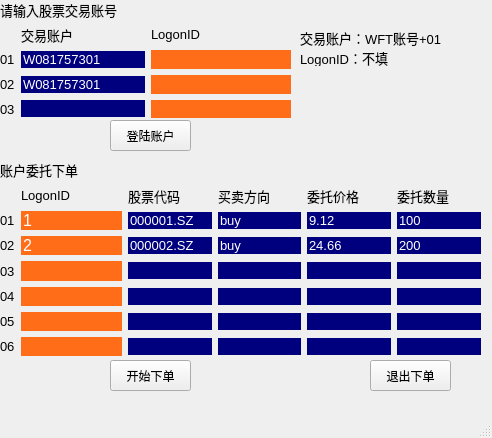
<?xml version="1.0" encoding="UTF-8"?>
<ui version="4.0">
 <class>MainWindow</class>
 <widget class="QMainWindow" name="MainWindow">
  <property name="geometry">
   <rect>
    <x>0</x>
    <y>0</y>
    <width>492</width>
    <height>438</height>
   </rect>
  </property>
  <property name="windowTitle">
   <string>MainWindow</string>
  </property>
  <widget class="QWidget" name="centralwidget">
   <widget class="QPushButton" name="torder">
    <property name="geometry">
     <rect>
      <x>110</x>
      <y>360</y>
      <width>81</width>
      <height>31</height>
     </rect>
    </property>
    <property name="text">
     <string>开始下单</string>
    </property>
   </widget>
   <widget class="QPushButton" name="quit">
    <property name="enabled">
     <bool>true</bool>
    </property>
    <property name="geometry">
     <rect>
      <x>370</x>
      <y>360</y>
      <width>81</width>
      <height>31</height>
     </rect>
    </property>
    <property name="cursor">
     <cursorShape>ArrowCursor</cursorShape>
    </property>
    <property name="text">
     <string>退出下单</string>
    </property>
   </widget>
   <widget class="QLineEdit" name="ask2Edit_2">
    <property name="enabled">
     <bool>true</bool>
    </property>
    <property name="geometry">
     <rect>
      <x>1110</x>
      <y>201</y>
      <width>134</width>
      <height>18</height>
     </rect>
    </property>
    <property name="font">
     <font>
      <family>Arial</family>
      <pointsize>10</pointsize>
      <weight>50</weight>
      <bold>false</bold>
     </font>
    </property>
    <property name="styleSheet">
     <string notr="true">color: rgb(255, 255, 255);
background-color: rgb(0, 0, 127);</string>
    </property>
    <property name="frame">
     <bool>false</bool>
    </property>
   </widget>
   <widget class="QWidget" name="layoutWidget">
    <property name="geometry">
     <rect>
      <x>0</x>
      <y>160</y>
      <width>481</width>
      <height>196</height>
     </rect>
    </property>
    <layout class="QGridLayout" name="gridLayout">
     <item row="4" column="4">
      <widget class="QLineEdit" name="label2_3">
       <property name="enabled">
        <bool>true</bool>
       </property>
       <property name="font">
        <font>
         <family>Arial</family>
         <pointsize>10</pointsize>
         <weight>50</weight>
         <bold>false</bold>
        </font>
       </property>
       <property name="styleSheet">
        <string notr="true">color: rgb(255, 255, 255);
background-color: rgb(0, 0, 127);</string>
       </property>
       <property name="frame">
        <bool>false</bool>
       </property>
      </widget>
     </item>
     <item row="4" column="2">
      <widget class="QLineEdit" name="label2_1">
       <property name="enabled">
        <bool>true</bool>
       </property>
       <property name="font">
        <font>
         <family>Arial</family>
         <pointsize>10</pointsize>
         <weight>50</weight>
         <bold>false</bold>
        </font>
       </property>
       <property name="styleSheet">
        <string notr="true">color: rgb(255, 255, 255);
background-color: rgb(0, 0, 127);</string>
       </property>
       <property name="frame">
        <bool>false</bool>
       </property>
      </widget>
     </item>
     <item row="5" column="1">
      <widget class="QLineEdit" name="label3_0">
       <property name="font">
        <font>
         <family>Arial</family>
         <pointsize>12</pointsize>
        </font>
       </property>
       <property name="styleSheet">
        <string notr="true">background-color: rgb(255, 109, 24);
color: rgb(255, 255, 255);</string>
       </property>
       <property name="text">
        <string/>
       </property>
       <property name="frame">
        <bool>false</bool>
       </property>
      </widget>
     </item>
     <item row="7" column="1">
      <widget class="QLineEdit" name="label5_0">
       <property name="font">
        <font>
         <family>Arial</family>
         <pointsize>12</pointsize>
        </font>
       </property>
       <property name="styleSheet">
        <string notr="true">background-color: rgb(255, 109, 24);
color: rgb(255, 255, 255);</string>
       </property>
       <property name="text">
        <string/>
       </property>
       <property name="frame">
        <bool>false</bool>
       </property>
      </widget>
     </item>
     <item row="4" column="1">
      <widget class="QLineEdit" name="label2_0">
       <property name="font">
        <font>
         <family>Arial</family>
         <pointsize>12</pointsize>
        </font>
       </property>
       <property name="styleSheet">
        <string notr="true">background-color: rgb(255, 109, 24);
color: rgb(255, 255, 255);</string>
       </property>
       <property name="text">
        <string/>
       </property>
       <property name="frame">
        <bool>false</bool>
       </property>
      </widget>
     </item>
     <item row="4" column="0">
      <widget class="QLabel" name="colLabel3">
       <property name="font">
        <font>
         <family>Arial</family>
         <pointsize>10</pointsize>
        </font>
       </property>
       <property name="text">
        <string>03</string>
       </property>
       <property name="buddy">
        <cstring>label1_0</cstring>
       </property>
      </widget>
     </item>
     <item row="5" column="0">
      <widget class="QLabel" name="colLabel4">
       <property name="font">
        <font>
         <family>Arial</family>
         <pointsize>10</pointsize>
        </font>
       </property>
       <property name="text">
        <string>04</string>
       </property>
       <property name="buddy">
        <cstring>label1_0</cstring>
       </property>
      </widget>
     </item>
     <item row="6" column="1">
      <widget class="QLineEdit" name="label4_0">
       <property name="font">
        <font>
         <family>Arial</family>
         <pointsize>12</pointsize>
        </font>
       </property>
       <property name="styleSheet">
        <string notr="true">background-color: rgb(255, 109, 24);
color: rgb(255, 255, 255);</string>
       </property>
       <property name="text">
        <string/>
       </property>
       <property name="frame">
        <bool>false</bool>
       </property>
      </widget>
     </item>
     <item row="6" column="0">
      <widget class="QLabel" name="colLabel5">
       <property name="font">
        <font>
         <family>Arial</family>
         <pointsize>10</pointsize>
        </font>
       </property>
       <property name="text">
        <string>05</string>
       </property>
       <property name="buddy">
        <cstring>label3_0</cstring>
       </property>
      </widget>
     </item>
     <item row="2" column="3">
      <widget class="QLineEdit" name="label0_2">
       <property name="enabled">
        <bool>true</bool>
       </property>
       <property name="font">
        <font>
         <family>Arial</family>
         <pointsize>10</pointsize>
         <weight>50</weight>
         <bold>false</bold>
        </font>
       </property>
       <property name="styleSheet">
        <string notr="true">color: rgb(255, 255, 255);
background-color: rgb(0, 0, 127);</string>
       </property>
       <property name="text">
        <string>buy</string>
       </property>
       <property name="frame">
        <bool>false</bool>
       </property>
      </widget>
     </item>
     <item row="2" column="0">
      <widget class="QLabel" name="colLabel1">
       <property name="font">
        <font>
         <family>Arial</family>
         <pointsize>10</pointsize>
        </font>
       </property>
       <property name="text">
        <string>01</string>
       </property>
       <property name="buddy">
        <cstring>label1_0</cstring>
       </property>
      </widget>
     </item>
     <item row="7" column="5">
      <widget class="QLineEdit" name="slabel5_4">
       <property name="enabled">
        <bool>true</bool>
       </property>
       <property name="font">
        <font>
         <family>Arial</family>
         <pointsize>10</pointsize>
         <weight>50</weight>
         <bold>false</bold>
        </font>
       </property>
       <property name="styleSheet">
        <string notr="true">color: rgb(255, 255, 255);
background-color: rgb(0, 0, 127);</string>
       </property>
       <property name="frame">
        <bool>false</bool>
       </property>
      </widget>
     </item>
     <item row="2" column="5">
      <widget class="QLineEdit" name="label0_4">
       <property name="enabled">
        <bool>true</bool>
       </property>
       <property name="font">
        <font>
         <family>Arial</family>
         <pointsize>10</pointsize>
         <weight>50</weight>
         <bold>false</bold>
        </font>
       </property>
       <property name="styleSheet">
        <string notr="true">color: rgb(255, 255, 255);
background-color: rgb(0, 0, 127);</string>
       </property>
       <property name="text">
        <string>100</string>
       </property>
       <property name="frame">
        <bool>false</bool>
       </property>
      </widget>
     </item>
     <item row="7" column="4">
      <widget class="QLineEdit" name="label5_3">
       <property name="enabled">
        <bool>true</bool>
       </property>
       <property name="font">
        <font>
         <family>Arial</family>
         <pointsize>10</pointsize>
         <weight>50</weight>
         <bold>false</bold>
        </font>
       </property>
       <property name="styleSheet">
        <string notr="true">color: rgb(255, 255, 255);
background-color: rgb(0, 0, 127);</string>
       </property>
       <property name="frame">
        <bool>false</bool>
       </property>
      </widget>
     </item>
     <item row="2" column="4">
      <widget class="QLineEdit" name="label0_3">
       <property name="enabled">
        <bool>true</bool>
       </property>
       <property name="font">
        <font>
         <family>Arial</family>
         <pointsize>10</pointsize>
         <weight>50</weight>
         <bold>false</bold>
        </font>
       </property>
       <property name="styleSheet">
        <string notr="true">color: rgb(255, 255, 255);
background-color: rgb(0, 0, 127);</string>
       </property>
       <property name="text">
        <string>9.12</string>
       </property>
       <property name="frame">
        <bool>false</bool>
       </property>
      </widget>
     </item>
     <item row="7" column="0">
      <widget class="QLabel" name="colLabel6">
       <property name="font">
        <font>
         <family>Arial</family>
         <pointsize>10</pointsize>
        </font>
       </property>
       <property name="text">
        <string>06</string>
       </property>
      </widget>
     </item>
     <item row="4" column="5">
      <widget class="QLineEdit" name="label2_4">
       <property name="enabled">
        <bool>true</bool>
       </property>
       <property name="font">
        <font>
         <family>Arial</family>
         <pointsize>10</pointsize>
         <weight>50</weight>
         <bold>false</bold>
        </font>
       </property>
       <property name="styleSheet">
        <string notr="true">color: rgb(255, 255, 255);
background-color: rgb(0, 0, 127);</string>
       </property>
       <property name="frame">
        <bool>false</bool>
       </property>
      </widget>
     </item>
     <item row="4" column="3">
      <widget class="QLineEdit" name="label2_2">
       <property name="enabled">
        <bool>true</bool>
       </property>
       <property name="font">
        <font>
         <family>Arial</family>
         <pointsize>10</pointsize>
         <weight>50</weight>
         <bold>false</bold>
        </font>
       </property>
       <property name="styleSheet">
        <string notr="true">color: rgb(255, 255, 255);
background-color: rgb(0, 0, 127);</string>
       </property>
       <property name="frame">
        <bool>false</bool>
       </property>
      </widget>
     </item>
     <item row="3" column="1">
      <widget class="QLineEdit" name="label1_0">
       <property name="font">
        <font>
         <family>Arial</family>
         <pointsize>12</pointsize>
        </font>
       </property>
       <property name="styleSheet">
        <string notr="true">background-color: rgb(255, 109, 24);
color: rgb(255, 255, 255);</string>
       </property>
       <property name="text">
        <string>2</string>
       </property>
       <property name="frame">
        <bool>false</bool>
       </property>
      </widget>
     </item>
     <item row="3" column="0">
      <widget class="QLabel" name="colLabel2">
       <property name="font">
        <font>
         <family>Arial</family>
         <pointsize>10</pointsize>
        </font>
       </property>
       <property name="text">
        <string>02</string>
       </property>
       <property name="buddy">
        <cstring>label1_0</cstring>
       </property>
      </widget>
     </item>
     <item row="3" column="2">
      <widget class="QLineEdit" name="label1_1">
       <property name="enabled">
        <bool>true</bool>
       </property>
       <property name="font">
        <font>
         <family>Arial</family>
         <pointsize>10</pointsize>
         <weight>50</weight>
         <bold>false</bold>
        </font>
       </property>
       <property name="styleSheet">
        <string notr="true">color: rgb(255, 255, 255);
background-color: rgb(0, 0, 127);</string>
       </property>
       <property name="text">
        <string>000002.SZ</string>
       </property>
       <property name="frame">
        <bool>false</bool>
       </property>
      </widget>
     </item>
     <item row="3" column="3">
      <widget class="QLineEdit" name="label1_2">
       <property name="enabled">
        <bool>true</bool>
       </property>
       <property name="font">
        <font>
         <family>Arial</family>
         <pointsize>10</pointsize>
         <weight>50</weight>
         <bold>false</bold>
        </font>
       </property>
       <property name="styleSheet">
        <string notr="true">color: rgb(255, 255, 255);
background-color: rgb(0, 0, 127);</string>
       </property>
       <property name="text">
        <string>buy</string>
       </property>
       <property name="frame">
        <bool>false</bool>
       </property>
      </widget>
     </item>
     <item row="3" column="4">
      <widget class="QLineEdit" name="label1_3">
       <property name="enabled">
        <bool>true</bool>
       </property>
       <property name="font">
        <font>
         <family>Arial</family>
         <pointsize>10</pointsize>
         <weight>50</weight>
         <bold>false</bold>
        </font>
       </property>
       <property name="styleSheet">
        <string notr="true">color: rgb(255, 255, 255);
background-color: rgb(0, 0, 127);</string>
       </property>
       <property name="text">
        <string>24.66</string>
       </property>
       <property name="frame">
        <bool>false</bool>
       </property>
      </widget>
     </item>
     <item row="3" column="5">
      <widget class="QLineEdit" name="label1_4">
       <property name="enabled">
        <bool>true</bool>
       </property>
       <property name="font">
        <font>
         <family>Arial</family>
         <pointsize>10</pointsize>
         <weight>50</weight>
         <bold>false</bold>
        </font>
       </property>
       <property name="styleSheet">
        <string notr="true">color: rgb(255, 255, 255);
background-color: rgb(0, 0, 127);</string>
       </property>
       <property name="text">
        <string>200</string>
       </property>
       <property name="frame">
        <bool>false</bool>
       </property>
      </widget>
     </item>
     <item row="5" column="2">
      <widget class="QLineEdit" name="label3_1">
       <property name="enabled">
        <bool>true</bool>
       </property>
       <property name="font">
        <font>
         <family>Arial</family>
         <pointsize>10</pointsize>
         <weight>50</weight>
         <bold>false</bold>
        </font>
       </property>
       <property name="styleSheet">
        <string notr="true">color: rgb(255, 255, 255);
background-color: rgb(0, 0, 127);</string>
       </property>
       <property name="frame">
        <bool>false</bool>
       </property>
      </widget>
     </item>
     <item row="5" column="3">
      <widget class="QLineEdit" name="label3_2">
       <property name="enabled">
        <bool>true</bool>
       </property>
       <property name="font">
        <font>
         <family>Arial</family>
         <pointsize>10</pointsize>
         <weight>50</weight>
         <bold>false</bold>
        </font>
       </property>
       <property name="styleSheet">
        <string notr="true">color: rgb(255, 255, 255);
background-color: rgb(0, 0, 127);</string>
       </property>
       <property name="frame">
        <bool>false</bool>
       </property>
      </widget>
     </item>
     <item row="5" column="4">
      <widget class="QLineEdit" name="label3_3">
       <property name="enabled">
        <bool>true</bool>
       </property>
       <property name="font">
        <font>
         <family>Arial</family>
         <pointsize>10</pointsize>
         <weight>50</weight>
         <bold>false</bold>
        </font>
       </property>
       <property name="styleSheet">
        <string notr="true">color: rgb(255, 255, 255);
background-color: rgb(0, 0, 127);</string>
       </property>
       <property name="frame">
        <bool>false</bool>
       </property>
      </widget>
     </item>
     <item row="5" column="5">
      <widget class="QLineEdit" name="label3_4">
       <property name="enabled">
        <bool>true</bool>
       </property>
       <property name="font">
        <font>
         <family>Arial</family>
         <pointsize>10</pointsize>
         <weight>50</weight>
         <bold>false</bold>
        </font>
       </property>
       <property name="styleSheet">
        <string notr="true">color: rgb(255, 255, 255);
background-color: rgb(0, 0, 127);</string>
       </property>
       <property name="frame">
        <bool>false</bool>
       </property>
      </widget>
     </item>
     <item row="6" column="2">
      <widget class="QLineEdit" name="label4_1">
       <property name="enabled">
        <bool>true</bool>
       </property>
       <property name="font">
        <font>
         <family>Arial</family>
         <pointsize>10</pointsize>
         <weight>50</weight>
         <bold>false</bold>
        </font>
       </property>
       <property name="styleSheet">
        <string notr="true">color: rgb(255, 255, 255);
background-color: rgb(0, 0, 127);</string>
       </property>
       <property name="frame">
        <bool>false</bool>
       </property>
      </widget>
     </item>
     <item row="6" column="3">
      <widget class="QLineEdit" name="label4_2">
       <property name="enabled">
        <bool>true</bool>
       </property>
       <property name="font">
        <font>
         <family>Arial</family>
         <pointsize>10</pointsize>
         <weight>50</weight>
         <bold>false</bold>
        </font>
       </property>
       <property name="styleSheet">
        <string notr="true">color: rgb(255, 255, 255);
background-color: rgb(0, 0, 127);</string>
       </property>
       <property name="frame">
        <bool>false</bool>
       </property>
      </widget>
     </item>
     <item row="6" column="4">
      <widget class="QLineEdit" name="label4_3">
       <property name="enabled">
        <bool>true</bool>
       </property>
       <property name="font">
        <font>
         <family>Arial</family>
         <pointsize>10</pointsize>
         <weight>50</weight>
         <bold>false</bold>
        </font>
       </property>
       <property name="styleSheet">
        <string notr="true">color: rgb(255, 255, 255);
background-color: rgb(0, 0, 127);</string>
       </property>
       <property name="frame">
        <bool>false</bool>
       </property>
      </widget>
     </item>
     <item row="6" column="5">
      <widget class="QLineEdit" name="label4_4">
       <property name="enabled">
        <bool>true</bool>
       </property>
       <property name="font">
        <font>
         <family>Arial</family>
         <pointsize>10</pointsize>
         <weight>50</weight>
         <bold>false</bold>
        </font>
       </property>
       <property name="styleSheet">
        <string notr="true">color: rgb(255, 255, 255);
background-color: rgb(0, 0, 127);</string>
       </property>
       <property name="frame">
        <bool>false</bool>
       </property>
      </widget>
     </item>
     <item row="7" column="2">
      <widget class="QLineEdit" name="label5_1">
       <property name="enabled">
        <bool>true</bool>
       </property>
       <property name="font">
        <font>
         <family>Arial</family>
         <pointsize>10</pointsize>
         <weight>50</weight>
         <bold>false</bold>
        </font>
       </property>
       <property name="styleSheet">
        <string notr="true">color: rgb(255, 255, 255);
background-color: rgb(0, 0, 127);</string>
       </property>
       <property name="frame">
        <bool>false</bool>
       </property>
      </widget>
     </item>
     <item row="7" column="3">
      <widget class="QLineEdit" name="label5_2">
       <property name="enabled">
        <bool>true</bool>
       </property>
       <property name="font">
        <font>
         <family>Arial</family>
         <pointsize>10</pointsize>
         <weight>50</weight>
         <bold>false</bold>
        </font>
       </property>
       <property name="styleSheet">
        <string notr="true">color: rgb(255, 255, 255);
background-color: rgb(0, 0, 127);</string>
       </property>
       <property name="frame">
        <bool>false</bool>
       </property>
      </widget>
     </item>
     <item row="2" column="2">
      <widget class="QLineEdit" name="label0_1">
       <property name="enabled">
        <bool>true</bool>
       </property>
       <property name="font">
        <font>
         <family>Arial</family>
         <pointsize>10</pointsize>
         <weight>50</weight>
         <bold>false</bold>
        </font>
       </property>
       <property name="styleSheet">
        <string notr="true">color: rgb(255, 255, 255);
background-color: rgb(0, 0, 127);</string>
       </property>
       <property name="text">
        <string>000001.SZ</string>
       </property>
       <property name="frame">
        <bool>false</bool>
       </property>
      </widget>
     </item>
     <item row="2" column="1">
      <widget class="QLineEdit" name="label0_0">
       <property name="font">
        <font>
         <family>Arial</family>
         <pointsize>12</pointsize>
        </font>
       </property>
       <property name="styleSheet">
        <string notr="true">background-color: rgb(255, 109, 24);
color: rgb(255, 255, 255);</string>
       </property>
       <property name="text">
        <string>1</string>
       </property>
       <property name="frame">
        <bool>false</bool>
       </property>
      </widget>
     </item>
     <item row="1" column="1">
      <widget class="QLabel" name="rowLabel1">
       <property name="font">
        <font>
         <family>Arial</family>
         <pointsize>10</pointsize>
        </font>
       </property>
       <property name="text">
        <string>LogonID</string>
       </property>
      </widget>
     </item>
     <item row="1" column="4">
      <widget class="QLabel" name="rowLabel4">
       <property name="font">
        <font>
         <family>Arial</family>
         <pointsize>10</pointsize>
        </font>
       </property>
       <property name="text">
        <string>委托价格</string>
       </property>
      </widget>
     </item>
     <item row="1" column="5">
      <widget class="QLabel" name="rowLabel5">
       <property name="font">
        <font>
         <family>Arial</family>
         <pointsize>10</pointsize>
        </font>
       </property>
       <property name="text">
        <string>委托数量</string>
       </property>
      </widget>
     </item>
     <item row="1" column="2">
      <widget class="QLabel" name="rowLabel2">
       <property name="font">
        <font>
         <family>Arial</family>
         <pointsize>10</pointsize>
        </font>
       </property>
       <property name="text">
        <string>股票代码</string>
       </property>
      </widget>
     </item>
     <item row="1" column="3">
      <widget class="QLabel" name="rowLabel3">
       <property name="font">
        <font>
         <family>Arial</family>
         <pointsize>10</pointsize>
        </font>
       </property>
       <property name="text">
        <string>买卖方向</string>
       </property>
      </widget>
     </item>
     <item row="0" column="0" colspan="2">
      <widget class="QLabel" name="rowLabel6_2">
       <property name="font">
        <font>
         <family>Arial</family>
         <pointsize>10</pointsize>
        </font>
       </property>
       <property name="text">
        <string>账户委托下单</string>
       </property>
      </widget>
     </item>
    </layout>
   </widget>
   <widget class="QWidget" name="layoutWidget_2">
    <property name="geometry">
     <rect>
      <x>0</x>
      <y>0</y>
      <width>291</width>
      <height>118</height>
     </rect>
    </property>
    <layout class="QGridLayout" name="gridLayout_2">
     <item row="2" column="0">
      <widget class="QLabel" name="account_row1">
       <property name="font">
        <font>
         <family>Arial</family>
         <pointsize>10</pointsize>
        </font>
       </property>
       <property name="text">
        <string>01</string>
       </property>
       <property name="buddy">
        <cstring>label1_0</cstring>
       </property>
      </widget>
     </item>
     <item row="4" column="0">
      <widget class="QLabel" name="account_row3">
       <property name="font">
        <font>
         <family>Arial</family>
         <pointsize>10</pointsize>
        </font>
       </property>
       <property name="text">
        <string>03</string>
       </property>
       <property name="buddy">
        <cstring>label1_0</cstring>
       </property>
      </widget>
     </item>
     <item row="3" column="0">
      <widget class="QLabel" name="account_row2">
       <property name="font">
        <font>
         <family>Arial</family>
         <pointsize>10</pointsize>
        </font>
       </property>
       <property name="text">
        <string>02</string>
       </property>
       <property name="buddy">
        <cstring>label1_0</cstring>
       </property>
      </widget>
     </item>
     <item row="0" column="0" colspan="2">
      <widget class="QLabel" name="account">
       <property name="font">
        <font>
         <family>Arial</family>
         <pointsize>10</pointsize>
        </font>
       </property>
       <property name="text">
        <string>请输入股票交易账号</string>
       </property>
      </widget>
     </item>
     <item row="1" column="3">
      <widget class="QLabel" name="account_col1">
       <property name="font">
        <font>
         <family>Arial</family>
         <pointsize>10</pointsize>
        </font>
       </property>
       <property name="text">
        <string>LogonID</string>
       </property>
      </widget>
     </item>
     <item row="2" column="3">
      <widget class="QLineEdit" name="LogonID_label0">
       <property name="font">
        <font>
         <family>Arial</family>
         <pointsize>12</pointsize>
        </font>
       </property>
       <property name="styleSheet">
        <string notr="true">background-color: rgb(255, 109, 24);
color: rgb(255, 255, 255);</string>
       </property>
       <property name="text">
        <string/>
       </property>
       <property name="frame">
        <bool>false</bool>
       </property>
      </widget>
     </item>
     <item row="3" column="3">
      <widget class="QLineEdit" name="LogonID_label1">
       <property name="font">
        <font>
         <family>Arial</family>
         <pointsize>12</pointsize>
        </font>
       </property>
       <property name="styleSheet">
        <string notr="true">background-color: rgb(255, 109, 24);
color: rgb(255, 255, 255);</string>
       </property>
       <property name="text">
        <string/>
       </property>
       <property name="frame">
        <bool>false</bool>
       </property>
      </widget>
     </item>
     <item row="4" column="3">
      <widget class="QLineEdit" name="LogonID_label2">
       <property name="font">
        <font>
         <family>Arial</family>
         <pointsize>12</pointsize>
        </font>
       </property>
       <property name="styleSheet">
        <string notr="true">background-color: rgb(255, 109, 24);
color: rgb(255, 255, 255);</string>
       </property>
       <property name="text">
        <string/>
       </property>
       <property name="frame">
        <bool>false</bool>
       </property>
      </widget>
     </item>
     <item row="1" column="1">
      <widget class="QLabel" name="account_col2">
       <property name="font">
        <font>
         <family>Arial</family>
         <pointsize>10</pointsize>
        </font>
       </property>
       <property name="text">
        <string>交易账户</string>
       </property>
      </widget>
     </item>
     <item row="2" column="1">
      <widget class="QLineEdit" name="account_label0">
       <property name="enabled">
        <bool>true</bool>
       </property>
       <property name="font">
        <font>
         <family>Arial</family>
         <pointsize>10</pointsize>
         <weight>50</weight>
         <bold>false</bold>
        </font>
       </property>
       <property name="styleSheet">
        <string notr="true">color: rgb(255, 255, 255);
background-color: rgb(0, 0, 127);</string>
       </property>
       <property name="text">
        <string>W081757301</string>
       </property>
       <property name="frame">
        <bool>false</bool>
       </property>
      </widget>
     </item>
     <item row="3" column="1">
      <widget class="QLineEdit" name="account_label1">
       <property name="enabled">
        <bool>true</bool>
       </property>
       <property name="font">
        <font>
         <family>Arial</family>
         <pointsize>10</pointsize>
         <weight>50</weight>
         <bold>false</bold>
        </font>
       </property>
       <property name="styleSheet">
        <string notr="true">color: rgb(255, 255, 255);
background-color: rgb(0, 0, 127);</string>
       </property>
       <property name="text">
        <string>W081757301</string>
       </property>
       <property name="frame">
        <bool>false</bool>
       </property>
      </widget>
     </item>
     <item row="4" column="1">
      <widget class="QLineEdit" name="account_label2">
       <property name="enabled">
        <bool>true</bool>
       </property>
       <property name="font">
        <font>
         <family>Arial</family>
         <pointsize>10</pointsize>
         <weight>50</weight>
         <bold>false</bold>
        </font>
       </property>
       <property name="styleSheet">
        <string notr="true">color: rgb(255, 255, 255);
background-color: rgb(0, 0, 127);</string>
       </property>
       <property name="frame">
        <bool>false</bool>
       </property>
      </widget>
     </item>
    </layout>
   </widget>
   <widget class="QPushButton" name="accountLogin">
    <property name="geometry">
     <rect>
      <x>110</x>
      <y>120</y>
      <width>81</width>
      <height>31</height>
     </rect>
    </property>
    <property name="text">
     <string>登陆账户</string>
    </property>
   </widget>
   <widget class="QLabel" name="label1">
    <property name="geometry">
     <rect>
      <x>300</x>
      <y>30</y>
      <width>191</width>
      <height>16</height>
     </rect>
    </property>
    <property name="font">
     <font>
      <family>Arial</family>
      <pointsize>10</pointsize>
     </font>
    </property>
    <property name="text">
     <string>交易账户：WFT账号+01</string>
    </property>
   </widget>
   <widget class="QLabel" name="label2">
    <property name="geometry">
     <rect>
      <x>300</x>
      <y>50</y>
      <width>191</width>
      <height>16</height>
     </rect>
    </property>
    <property name="font">
     <font>
      <family>Arial</family>
      <pointsize>10</pointsize>
     </font>
    </property>
    <property name="text">
     <string>LogonID：不填</string>
    </property>
   </widget>
  </widget>
  <widget class="QMenuBar" name="menubar">
   <property name="geometry">
    <rect>
     <x>0</x>
     <y>0</y>
     <width>492</width>
     <height>23</height>
    </rect>
   </property>
  </widget>
  <widget class="QStatusBar" name="statusbar"/>
 </widget>
 <resources/>
 <connections/>
</ui>
